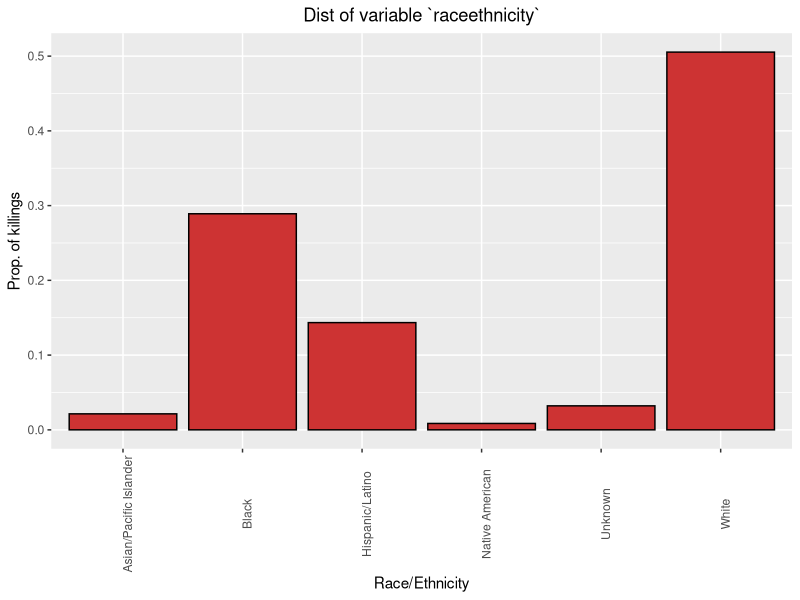
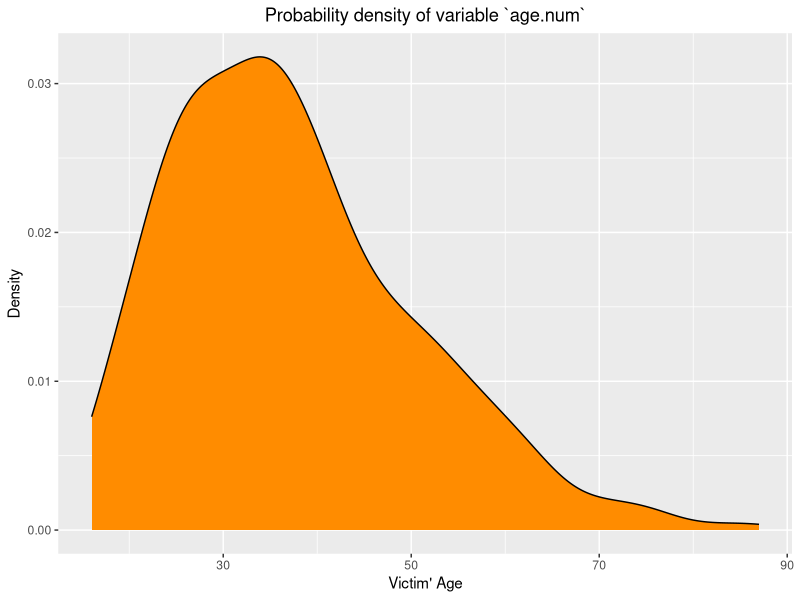
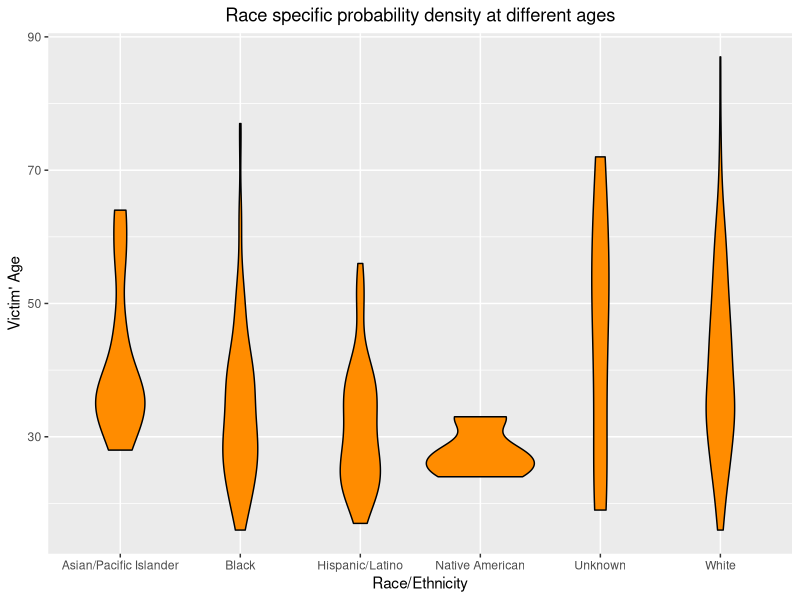
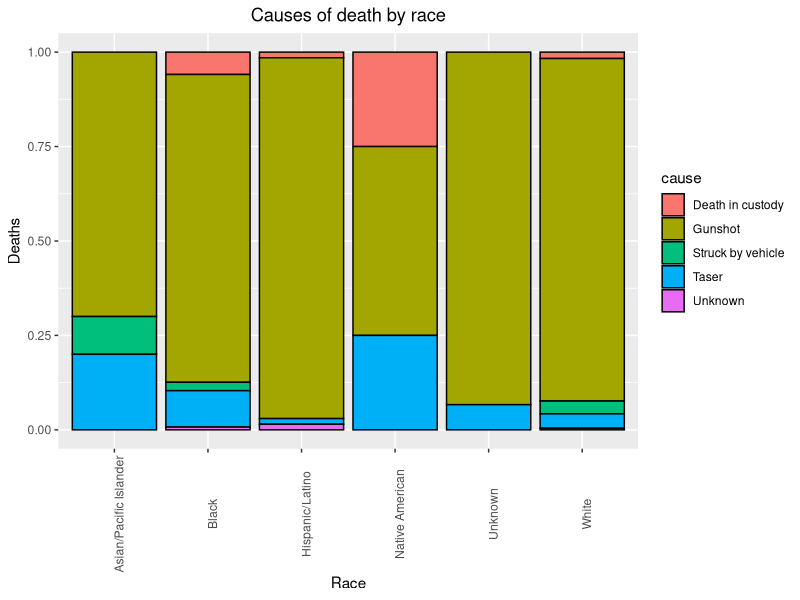
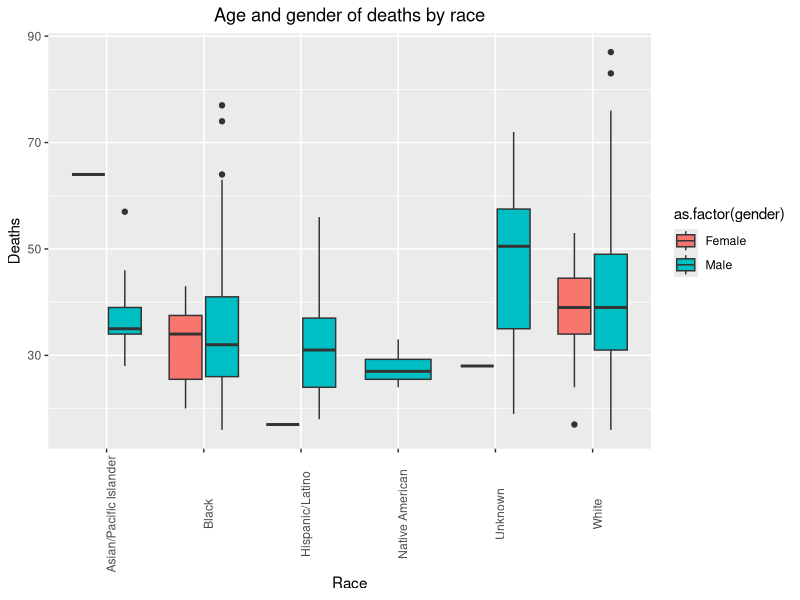
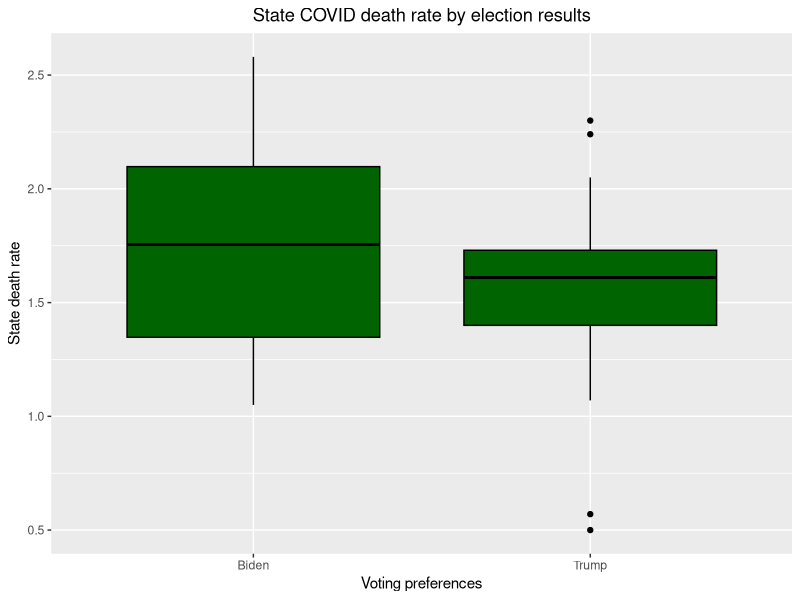

Generate these figures, in order, with R:
## ---- chunk 1
library(tidyverse)
## ---- chunk 2
PoliceKillings <- read.csv('PoliceKillings.csv', header=TRUE)
## ---- chunk 3
round(prop.table(table(PoliceKillings$raceethnicity), ) *100, 2)

## ---- chunk 4
raceethnicity_prop <- PoliceKillings %>%
  group_by(raceethnicity)%>%
  summarise(Counts=n())%>%
  mutate(Percent=Counts/nrow(PoliceKillings))

ggplot(raceethnicity_prop, aes(x=raceethnicity, y=Percent))+
  geom_bar(fill="brown3", color='black', stat="identity")+
  theme(axis.text.x=element_text(angle=90),
        plot.title=element_text(hjust=0.5))+
  labs(x="Race/Ethnicity", y="Prop. of killings", title="Dist of variable `raceethnicity`")
## ---- chunk 5
is.numeric(PoliceKillings$age)
## ---- chunk 6
PoliceKillings$age.num <- as.numeric(PoliceKillings$age)
is.numeric(PoliceKillings$age.num)
## ---- chunk 7
ggplot(PoliceKillings, aes(x=age.num))+
  geom_density(fill="darkorange", color='black')+
  theme(plot.title=element_text(hjust=0.5))+
  labs(x="Victim' Age", y="Density", title="Probability density of variable `age.num`")
## ---- chunk 8
ggplot(PoliceKillings, aes(x=raceethnicity, y=age.num))+
  geom_violin(fill="darkorange", color='black')+
  theme(plot.title=element_text(hjust=0.5))+
  labs(x="Race/Ethnicity", y="Victim' Age", title="Race specific probability density at different ages")
## ---- chunk 9
round(prop.table(table(PoliceKillings$cause))*100, 2)
## ---- chunk 10
ggplot(PoliceKillings, aes(x=raceethnicity, fill=cause))+
  geom_bar(color='black', position="fill")+
  theme(axis.text.x=element_text(angle=90),
        plot.title=element_text(hjust=0.5))+
  labs(x="Race", y="Deaths", title="Causes of death by race")
## ---- chunk 11
round(prop.table(table(PoliceKillings$raceethnicity, PoliceKillings$gender), ) *100, 2)
## ---- chunk 12
ggplot(PoliceKillings, aes(x=raceethnicity, y=age.num, fill=as.factor(gender)))+
  geom_boxplot(fcolor='black')+
  theme(axis.text.x=element_text(angle=90),
        plot.title=element_text(hjust=0.5))+
  labs(x="Race", y="Deaths", title="Age and gender of deaths by race")
## ---- chunk 13
Covid <- read.csv('stateCovid.csv', header=TRUE) #, row.names=1)
dim(Covid)
## ---- chunk 14
head(Covid)
## ---- chunk 15
Election <- read.csv('State_pop_election.csv', header=TRUE)
Merged <- merge( Covid, Election, by.x="state", by.y = "State")
head(Merged)
## ---- chunk 16
dim(Merged)
## ---- chunk 17
ggplot(Merged[!is.na(Merged$Election),], aes(x=Election, y=state_rate))+
  geom_boxplot(fill="darkgreen", color='black')+
  theme(plot.title=element_text(hjust=0.5))+
  labs(x="Voting preferences", y="State death rate", title="State COVID death rate by election results")
